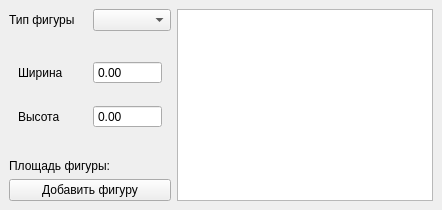
<?xml version="1.0" encoding="UTF-8"?>
<ui version="4.0">
 <class>MainWindow</class>
 <widget class="QMainWindow" name="MainWindow">
  <property name="geometry">
   <rect>
    <x>0</x>
    <y>0</y>
    <width>442</width>
    <height>210</height>
   </rect>
  </property>
  <property name="minimumSize">
   <size>
    <width>442</width>
    <height>210</height>
   </size>
  </property>
  <property name="windowTitle">
   <string>Программа добавления фигур</string>
  </property>
  <widget class="QWidget" name="centralwidget">
   <layout class="QGridLayout" name="gridLayout">
    <item row="2" column="0">
     <layout class="QHBoxLayout" name="areaHorizontalLayout">
      <item>
       <widget class="QLabel" name="areaLabel">
        <property name="text">
         <string>Площадь фигуры: </string>
        </property>
       </widget>
      </item>
      <item>
       <widget class="QLabel" name="numberAreaLabel">
        <property name="text">
         <string/>
        </property>
       </widget>
      </item>
     </layout>
    </item>
    <item row="1" column="0">
     <widget class="QStackedWidget" name="parametresStackedWidget">
      <property name="currentIndex">
       <number>0</number>
      </property>
      <widget class="QWidget" name="rectanglePage">
       <layout class="QVBoxLayout" name="verticalLayout">
        <item>
         <layout class="QHBoxLayout" name="widthhorizontalLayout">
          <item>
           <widget class="QLabel" name="widthLabel">
            <property name="text">
             <string>Ширина</string>
            </property>
           </widget>
          </item>
          <item>
           <widget class="QDoubleSpinBox" name="widthDoubleSpinBox">
            <property name="contextMenuPolicy">
             <enum>Qt::DefaultContextMenu</enum>
            </property>
            <property name="acceptDrops">
             <bool>false</bool>
            </property>
            <property name="buttonSymbols">
             <enum>QAbstractSpinBox::NoButtons</enum>
            </property>
           </widget>
          </item>
         </layout>
        </item>
        <item>
         <layout class="QHBoxLayout" name="heightHorizontalLayout">
          <item>
           <widget class="QLabel" name="heightLabel">
            <property name="text">
             <string>Высота</string>
            </property>
           </widget>
          </item>
          <item>
           <widget class="QDoubleSpinBox" name="heightDoubleSpinBox">
            <property name="contextMenuPolicy">
             <enum>Qt::DefaultContextMenu</enum>
            </property>
            <property name="acceptDrops">
             <bool>false</bool>
            </property>
            <property name="buttonSymbols">
             <enum>QAbstractSpinBox::NoButtons</enum>
            </property>
           </widget>
          </item>
         </layout>
        </item>
       </layout>
      </widget>
      <widget class="QWidget" name="circlePage">
       <layout class="QHBoxLayout" name="horizontalLayout_2">
        <item>
         <widget class="QLabel" name="radiusLabel">
          <property name="text">
           <string>Радиус:</string>
          </property>
         </widget>
        </item>
        <item>
         <widget class="QDoubleSpinBox" name="radiusDoubleSpinBox">
          <property name="buttonSymbols">
           <enum>QAbstractSpinBox::NoButtons</enum>
          </property>
         </widget>
        </item>
       </layout>
      </widget>
     </widget>
    </item>
    <item row="0" column="0">
     <layout class="QHBoxLayout" name="typeShapeHorizontalLayout">
      <item>
       <widget class="QLabel" name="typeShapeLabel">
        <property name="text">
         <string>Тип фигуры</string>
        </property>
       </widget>
      </item>
      <item>
       <widget class="QComboBox" name="typeShapeComboBox"/>
      </item>
     </layout>
    </item>
    <item row="3" column="0">
     <widget class="QPushButton" name="addShapePushButton">
      <property name="text">
       <string>Добавить фигуру</string>
      </property>
     </widget>
    </item>
    <item row="0" column="1" rowspan="4">
     <widget class="QListView" name="shapeListView"/>
    </item>
   </layout>
  </widget>
 </widget>
 <tabstops>
  <tabstop>typeShapeComboBox</tabstop>
  <tabstop>widthDoubleSpinBox</tabstop>
  <tabstop>heightDoubleSpinBox</tabstop>
  <tabstop>radiusDoubleSpinBox</tabstop>
  <tabstop>addShapePushButton</tabstop>
 </tabstops>
 <resources/>
 <connections/>
</ui>
